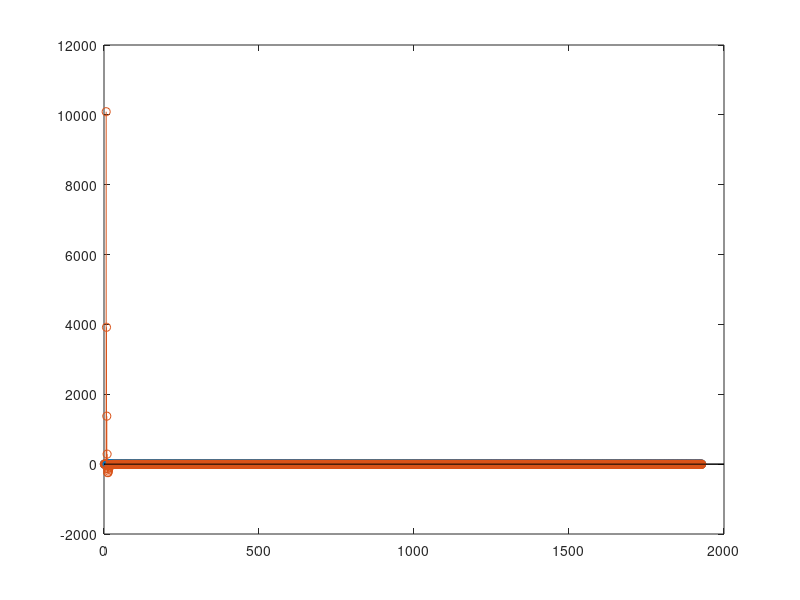

Reproduce this figure in MATLAB.
clc
close all
clear

Gy = 2^15;
Gx = 2^32;

% Coeficientes reais
Hz = load("Hz.mat");
Hz = Hz.Hz;

% Dados FPGA
data = load("shaper_tb.txt");


N = length(data);
M = length(Hz);
X = zeros(N, M);

% Saída do shaper ideal
for i=1:M
    Zn = Hz{1,i}.Numerator;
    Zd = Hz{1,i}.Denominator;

    [X_temp, B] = impz(Zn, Zd, N);

    X(:,i) = X_temp;
end

h = sum(X,2);

% Figura de comparação
figure;
stem(h)
hold on
stem(data/(Gx));
